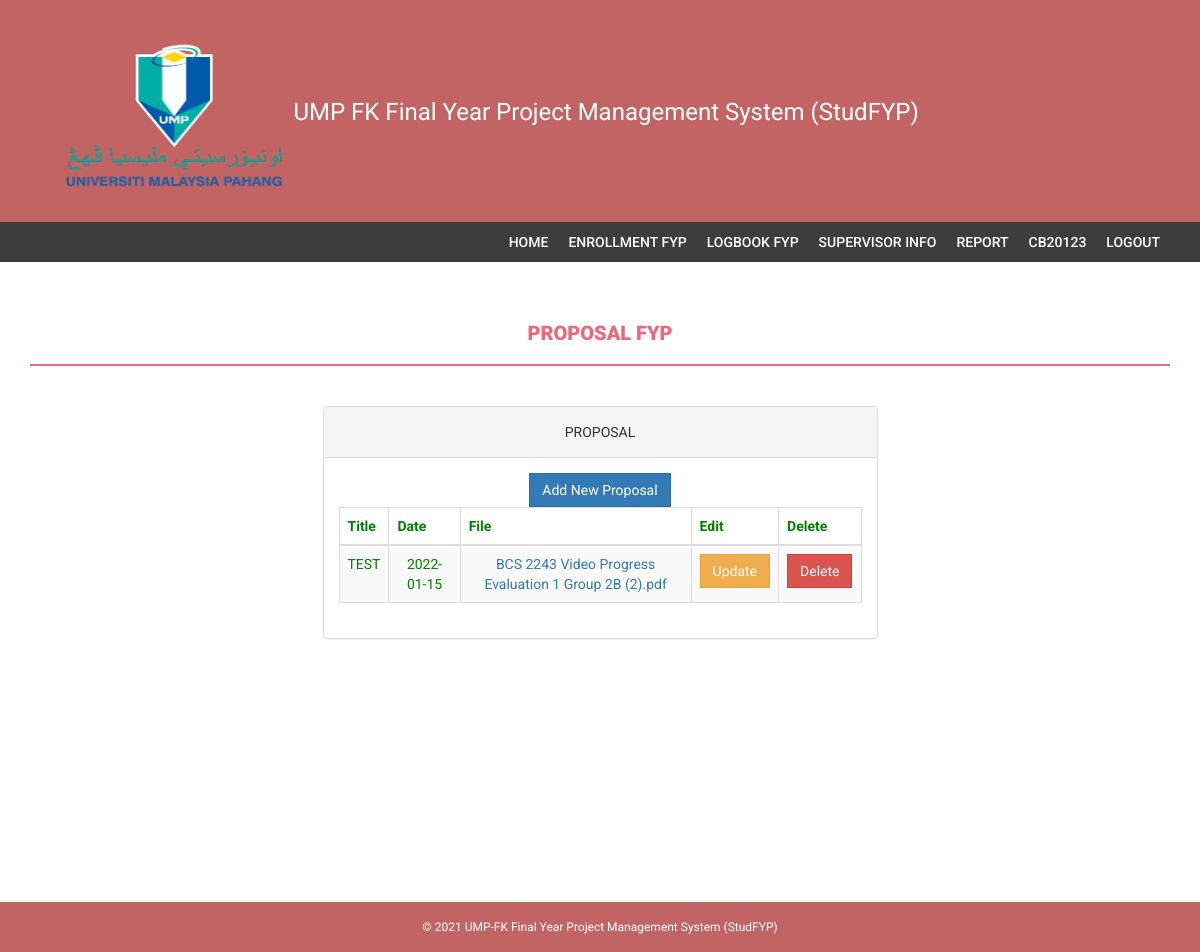
Page /student/proposal.php (signed in) on the committed database.
### tables this page shows
CREATE TABLE `thesis` (
  `thesis_id` int(11) NOT NULL,
  `thesis_type` varchar(40) NOT NULL,
  `thesis_date` date NOT NULL,
  `thesis_attach` varchar(400) NOT NULL,
  `student_id` varchar(10) NOT NULL
);

### student/proposal.php (the view, shortened to what this page needs)
<?php
include('includes/config.php');
	if(isset($_SESSION['User'])){
		$User = $_SESSION['User'];
	}else{
		header("location:/studfyp/login.php");
	}
?>
<!DOCTYPE html>
<html xmlns="http://www.w3.org/1999/xhtml">
    <head>
        <link href="assets/css/bootstrap.css" rel="stylesheet" />
        <link href="assets/css/font-awesome.css" rel="stylesheet" />
        <link href="assets/css/style.css" rel="stylesheet" />
    </head>
    <body>
            <?php include('includes/header.php');?>
            <?php include('includes/menubar.php');?>
            <div class="content-wrapper">
                <div class="container">
                    <div class="row">
                        <div class="col-md-12">
                            <h1 class="page-head-line">Proposal FYP </h1>
                        </div>
                    </div>
                    <div class="row" >
                        <div class="col-md-3"></div>
                        <div class="col-md-6">
                            <div class="panel panel-default">
                                <div class="panel-heading"><center>PROPOSAL</center></div>
                                <font color="green" align="center">
                                <div class="panel-body">
                                    <a href="addProposal.php" type="button" class="btn btn-s btn-primary">Add New Proposal</a>
                                    <div class="table-responsive">
                                        <table class="table table-bordered table-hover table-striped">
                                            <thead>
                                                    <tr>
                                                        <th>Title</th>
                                                        <th>Date</th>
                                                        <th>File</th>
                                                        <th>Edit</th>
                                                        <th>Delete</th>
                                                    </tr>
                                                </thead>
                                            <tbody>
                                                <?php
                                                    $query = "SELECT * FROM thesis WHERE student_id='$User'";
                                                    $result = mysqli_query($bd, $query) or die (mysqli_error($bd));
                                                    while ($row = mysqli_fetch_assoc($result)) {
                                                    $id=$row["thesis_id"];
                                                ?>
                                                <tr>
                                                    <td><?php echo $row['thesis_type']; ?></td>
                                                    <td><?php echo $row['thesis_date']; ?></td>
                                                    <td>
                                                        <a href="files/<?php echo $row['thesis_attach']; ?>" download><?php echo $row['thesis_attach']?></a>
                                                    </td>
                                                    <td><a href="editProposal.php?id=<?php echo $id ?>" class="btn btn-warning">Update</a></td>
                                                    <td>
                                                        <a href="proposal.php?id=<?php echo $row['thesis_id']?>&del=delete" onClick="return confirm('Are you sure you want to delete?')">
                                                        <button class="btn btn-danger">Delete</button>
                                                    </td>
                                                </tr>
                                                <?php
                                                } ?>
                                            </tbody>
                                        </table>
                                    </div>
                                </div>
                            </div>
                        </div>
                    </div>
                </div>
            </div>
            <?php include('includes/footer.php');?>
    </body>
</html>

### student/assets/css/style.css (style rules this page uses)
body { font-family: 'Roboto', sans-serif; line-height: 30px; }
.content-wrapper { margin-top: 40px; min-height: 600px; padding-bottom: 60px; }
.page-head-line { font-weight: 900; padding-bottom: 20px; border-bottom: 2px solid #F0677C; text-transform: uppercase; color: #F0677C; font-size: 20px; margin-bottom: 40px; }
.btn { border-radius: 0px; -webkit-border-radius: 0px; -moz-border-radius: 0px; }

### student/includes/footer.php (style rules this page uses)
.col-md-12 { text-align: center; }

### rows in the picture
thesis: thesis_type "TEST", thesis_date "2022-01-15", thesis_attach "BCS 2243 Video Progress Evaluation 1 Group 2B (2).pdf"

### other values in the picture
$User "CB20123"
